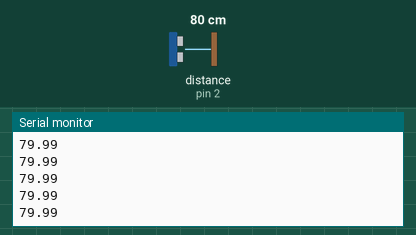
Recording of a sketch running on a simulated Arduino Uno, built with avr-gcc and run on an emulated ATmega328P. On the bench: the last lines printed to the serial monitor. Wiring (inferred from the names in the program): ultrasonic range finder: trigger pin 6; echo pin 2. Inputs (shaded band) come from the test bench; at power-on: distance to the obstacle (sensor on pin 2) 80 cm. The echo pulse lasts 58.3 µs per cm.

Above: at 1.2 s.
1.3 s: distance to the obstacle (sensor on pin 2) set to 2 cm
At 2.3 s:
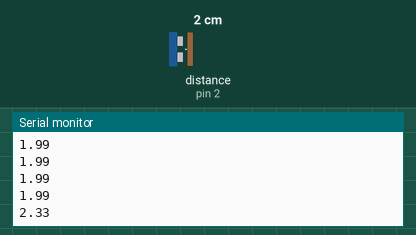
2.8 s: distance to the obstacle (sensor on pin 2) set to 4 cm
At 3.7 s:
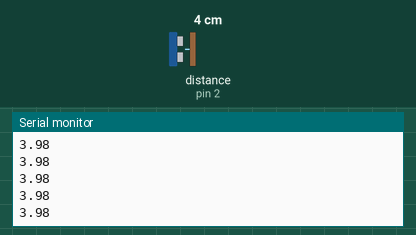
Timing chart, 0 to 5.8 s (numbered marks = the images above; inputs shaded):
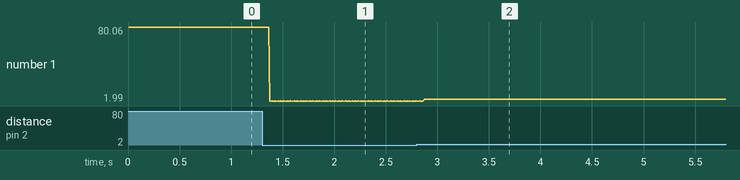

The sketch:

ej2_polling.ino
```cpp
#define triggPin 6
#define echoPin 2

const float SOUND_SPEED = 0.0343;

volatile unsigned long  startTime;
volatile unsigned long  endTime;
volatile bool echoReceived = false;
volatile float distance; // (cm)

void emitPulse(){
  digitalWrite(triggPin, 0);
  delayMicroseconds(2);
  digitalWrite(triggPin, 1);
  delayMicroseconds(10);
  digitalWrite(triggPin, 0);
}

void setup()
{
  pinMode(triggPin, OUTPUT);
  pinMode(echoPin, INPUT);
  Serial.begin(9600);
}

void loop()
{
  emitPulse();

  while(digitalRead(echoPin)==0){}
  startTime = micros();
  while(digitalRead(echoPin)==1){}
  endTime = micros();

  distance = (endTime - startTime) * SOUND_SPEED / 2;
  Serial.println(distance);
}
```

Measured:
- after the input at 1.3 s, the serial monitor: prints a new line after 0.07 s (image 1)
- after the input at 2.8 s, the serial monitor: prints a new line after 0.07 s (image 2)
- plotted number 1: 79.99 → 2.33 after the input at 1.3 s, 2.33 → 3.9 after the input at 2.8 s
